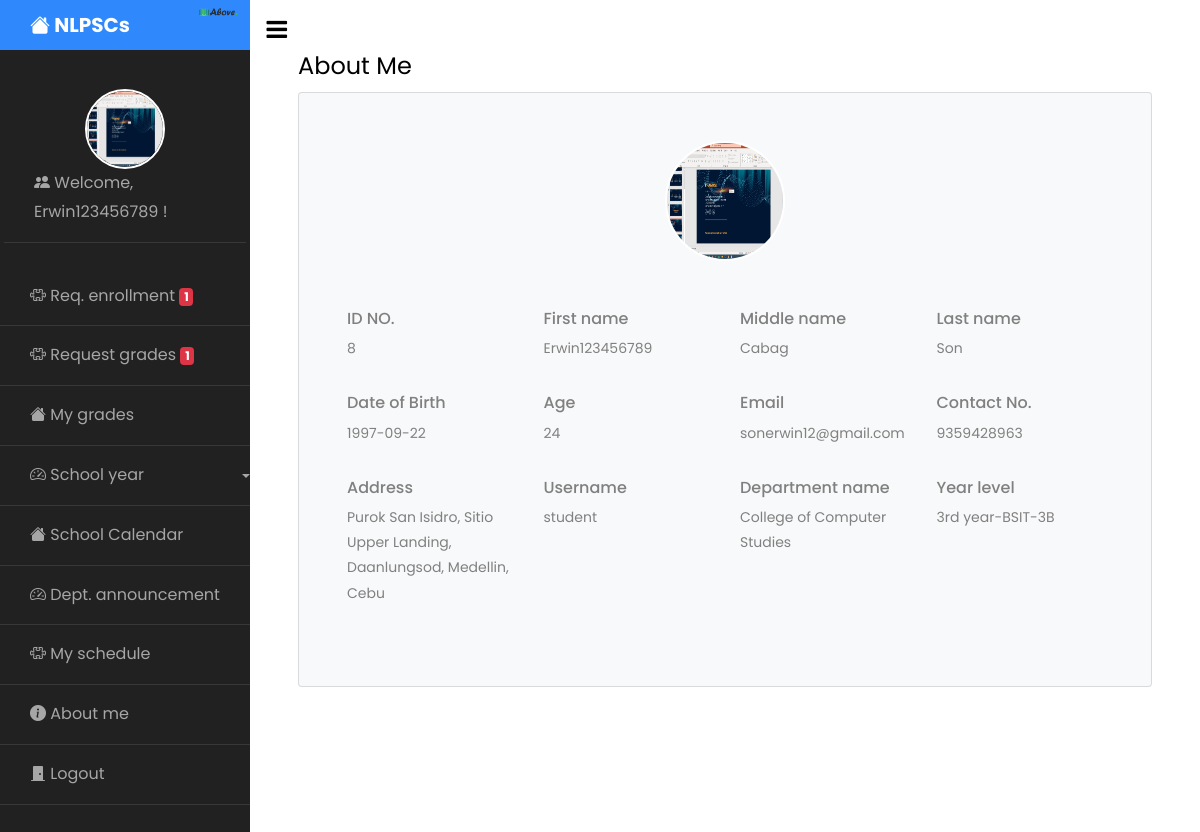
Screenshot of /student/about_me.php (signed in) with the database file from the repository.
### tables this page shows
CREATE TABLE `student` (
  `Id` int(11) NOT NULL,
  `id_no` varchar(255) DEFAULT NULL,
  `firstname` varchar(255) NOT NULL,
  `middlename` varchar(255) NOT NULL,
  `lastname` varchar(255) NOT NULL,
  `dob` varchar(255) NOT NULL,
  `age` varchar(255) NOT NULL,
  `email` varchar(255) NOT NULL,
  `contact` varchar(255) NOT NULL,
  `address` varchar(255) NOT NULL,
  `username` varchar(255) NOT NULL,
  `password` varchar(255) NOT NULL,
  `images` varchar(255) NOT NULL,
  `dept_id` int(11) NOT NULL,
  `year_level` int(255) NOT NULL,
  `status` varchar(255) NOT NULL DEFAULT 'Pending'
);

CREATE TABLE `department` (
  `Id` int(11) NOT NULL,
  `dept_name` varchar(255) NOT NULL,
  `department_description` text NOT NULL
);

CREATE TABLE `year_level` (
  `level_Id` int(11) NOT NULL,
  `level` varchar(255) NOT NULL,
  `section` varchar(255) NOT NULL
);

### student/about_me.php (the view, shortened to what this page needs)
<?php
include 'sidebar.php';
$id = $_SESSION['student_id'];
$student = mysqli_query($conn, "SELECT * FROM student JOIN department ON student.dept_id=department.Id JOIN year_level ON student.Id=year_level.level_Id WHERE student.Id='$id'");
while ($row = mysqli_fetch_array($student)) {
?>
      <div id="content" class="p-4 p-md-5 pt-5">
      	<h4 class="">About Me</h4>
        <div class="card p-4 bg-light">
	        <div class="row bg-light p-4">
	        	<div class="col-lg-12 mb-5">
	        		<img class="img-responsive" src="../images-students/<?php echo $row['images'];?>" alt="image" id="aboutme-img">
	        	</div>
	        	<div class="col-lg-3 mb-4">
	        		<h6>ID NO.</h6>
	        		<label for="fdf"><?php echo $id = $_SESSION['student_id']; ?></label>
	        	</div>
	        	<div class="col-lg-3 mb-4">
	        		<h6>First name</h6>
	        		<label for="fdf"><?php echo $row['firstname']; ?></label>
	        	</div>
	        	<div class="col-lg-3 mb-4">
	        		<h6>Middle name</h6>
	        		<label for="fdf"><?php echo $row['middlename']; ?></label>
	        	</div>
	        	<div class="col-lg-3 mb-4">
	        		<h6>Last name</h6>
	        		<label for="fdf"><?php echo $row['lastname']; ?></label>
	        	</div>
	        	<div class="col-lg-3 mb-4">
	        		<h6>Date of Birth</h6>
	        		<label for="fdf"><?php echo $row['dob']; ?></label>
	        	</div>
	        	<div class="col-lg-3 mb-4">
	        		<h6>Age</h6>
	        		<label for="fdf"><?php echo $row['age']; ?></label>
	        	</div>
	        	<div class="col-lg-3 mb-4">
	        		<h6>Email</h6>
	        		<label for="fdf"><?php echo $row['email']; ?></label>
	        	</div>
	        	<div class="col-lg-3 mb-4">
	        		<h6>Contact No.</h6>
	        		<label for="fdf"><?php echo $row['contact']; ?></label>
	        	</div>
	        	<div class="col-lg-3 mb-4">
	        		<h6>Address</h6>
	        		<label for="fdf"><?php echo $row['address']; ?></label>
	        	</div>
	        	<div class="col-lg-3 mb-4">
	        		<h6>Username</h6>
	        		<label for="fdf"><?php echo $row['username']; ?></label>
	        	</div>
	        	<div class="col-lg-3 mb-4">
	        		<h6>Department name</h6>
	        		<label for="fdf"><?php echo $row['dept_name']; ?></label>
	        	</div>
	        	<div class="col-lg-3 mb-4">
	        		<h6>Year level</h6>
	        		<label for="fdf"><?php echo $row['level']; echo '-'; echo $row['section']; ?></label>
	        	</div>
	        </div>
        </div>
      </div>
<?php } ?>

### student/sidebar.php (shortened to what this page needs)
<?php
  include '../config.php';
  if(isset($_SESSION['student']) && isset($_SESSION['student_id'])) {
    $id = $_SESSION['student_id'];
    $student = mysqli_query($conn, "SELECT * FROM student WHERE Id='$id'");
    while($row = mysqli_fetch_array($student)) {
?>
<!doctype html>
<html lang="en">
  <head>
    <link rel="stylesheet" href="https://cdn.datatables.net/1.11.3/css/jquery.dataTables.min.css">
    <link href="https://cdn.jsdelivr.net/npm/bootstrap@5.0.2/dist/css/bootstrap.min.css" rel="stylesheet">
    <link rel="stylesheet" href="https://stackpath.bootstrapcdn.com/font-awesome/4.7.0/css/font-awesome.min.css">
		<link rel="stylesheet" href="https://stackpath.bootstrapcdn.com/font-awesome/4.7.0/css/font-awesome.min.css">
    <link rel="stylesheet" href="https://cdn.jsdelivr.net/npm/bootstrap-icons@1.8.1/font/bootstrap-icons.css">
		<link rel="stylesheet" href="../css/style.css">
  </head>
  <body>
		<div class="wrapper d-flex align-items-stretch">
      <nav id="sidebar">
        <div class="custom-menu">
          <button type="button" id="sidebarCollapse" class="btn btn-primary">
            <i class="fa fa-bars"></i>
          </button>
        </div>
        <h1><a href="dashboard.php" class="logo"><i class="bi bi-house-fill"></i> NLPSCs</a> <img src="../images/logo.png" alt="" width="40" style="position: absolute; right: 12px; top: 7px;"></h1>
         <div class="p-1 mb-1">
              <ul class="list-unstyled components">
                <li>
                  <a href="dashboard.php">
                    <img id="img" class="img-responsive" src="../images-students/<?php echo $row['images'];?>" alt="image">
                    <i class="bi bi-people-fill"></i> Welcome, <?php echo $row['firstname']; ?> !
                  </a>
                </li>
              </ul>
        </div>
        <ul class="list-unstyled components mb-5">
          <li>
            <?php
            $check = mysqli_query($conn, "SELECT student_Id from enrollment WHERE student_Id='$id' AND request_status='Pending'");
            $count = mysqli_num_rows($check);
            ?>
              <a type="button" data-bs-toggle="modal" data-bs-target="#enrollment"><i class="bi bi-puzzle"></i> Req. enrollment <span class="badge bg-danger"><?php echo $count; ?></span></a>
          </li>
          <li>
            <?php
            $check2 = mysqli_query($conn, "SELECT student_Id from request_grade WHERE student_Id='$id' AND request_grade_status='Pending'");
            $count2 = mysqli_num_rows($check2);
            ?>
              <a href="my_grades.php" data-bs-toggle="modal" data-bs-target="#grade"><i class="bi bi-puzzle"></i> Request grades <span class="badge bg-danger"><?php echo $count2; ?></span></a>
          </li>
          <li>
              <a href="my_grades.php"><i class="bi bi-house-fill"></i> My grades</a>
          </li>
          <li>
               <div class="dropdown">
              <a href="#" class="dropdown-toggle" type="button" id="dropdownMenuButton1" data-bs-toggle="dropdown" aria-expanded="false"><i class="bi bi-speedometer2"></i> School year</a>
            </div>
          </li>
          <li>
              <a href="schoolcalendar.php"><i class="bi bi-house-fill"></i> School Calendar</a>
          </li>
          <li>
              <a href="announcement.php"><i class="bi bi-speedometer2"></i> Dept. announcement</a>
          </li>
          <li>
              <a href="subject_schedule.php"><i class="bi bi-puzzle"></i> My schedule</a>
          </li>
          <li>
            <a href="about_me.php"><i class="bi bi-info-circle-fill"></i> About me</a>
          </li>
          <li>
            <a href="../logout.php"><i class="bi bi-door-closed-fill"></i> Logout</a>
          </li>
        </ul>
      </nav>
<?php } ?>
  </body>
</html>
<?php
    } else {
     header('Location: ./index.php');
    }
?>

### student/sidebar.php (style rules this page uses)
#img { height: 80px; width: 80px; border-radius: 50%; margin-right: auto; margin-left: auto; display: block; border: 2px solid white; }

### student/about_me.php (style rules this page uses)
#aboutme-img { height: 120px; width: 120px; border-radius: 50%; margin-right: auto; margin-left: auto; display: block; border: 2px solid white; }

### rows the page displays
student: images (picture), firstname "Erwin123456789", count "1", count2 "1", middlename "Cabag", lastname "Son", dob "1997-09-22", age "24", email "sonerwin12@gmail.com", contact "9359428963", address "Purok San Isidro, Sitio Upper Landing, Daanlungsod, Medellin, Cebu", username "student", department.dept_name "College of Computer Studies", year_level.level "3rd year", year_level.section "BSIT-3B"
